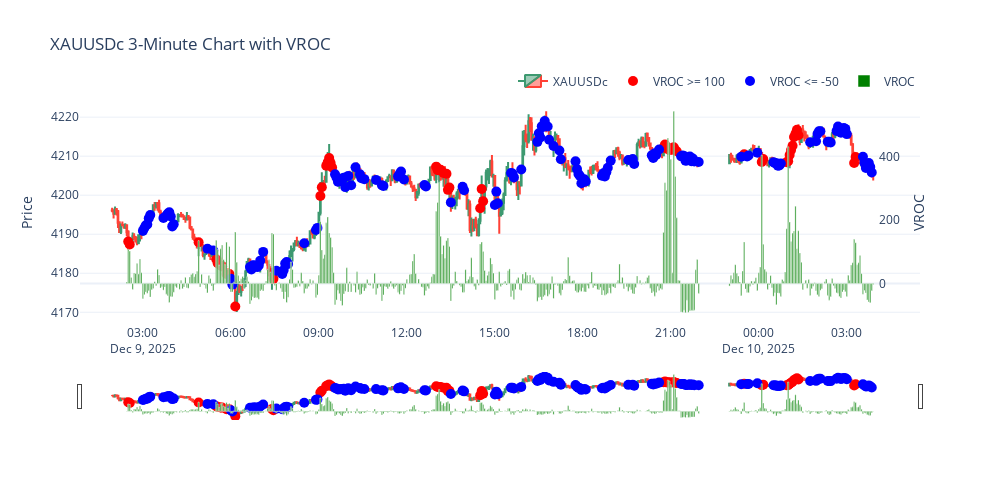

Notebook code for this chart:
### Code cell
import MetaTrader5 as mt5
import pandas as pd
import numpy as np
import plotly.graph_objects as go
from datetime import datetime, timedelta

# -------------------------
# 1. Initialize MT5
# -------------------------
if not mt5.initialize():
    print("MT5 initialization failed")
    mt5.shutdown()
    quit()

# -------------------------
# 2. Fetch 3-minute XAUUSDc data
# -------------------------
symbol = "XAUUSDc"
timeframe = mt5.TIMEFRAME_M3
bars = 500  # number of bars to fetch

utc_from = datetime.now() - timedelta(minutes=bars*3)
rates = mt5.copy_rates_from(symbol, timeframe, utc_from, bars)

# Shutdown MT5 connection
mt5.shutdown()

# -------------------------
# 3. Prepare DataFrame
# -------------------------
df = pd.DataFrame(rates)
df['time'] = pd.to_datetime(df['time'], unit='s')

# -------------------------
# 4. Calculate VROC
# -------------------------
vroc_period = 10
df['VROC'] = df['tick_volume'].pct_change(periods=vroc_period) * 100

# -------------------------
# 5. Identify high/low VROC bars
# -------------------------
df['VROC_positive'] = df['VROC'] >= 100  # positive spikes
df['VROC_negative'] = df['VROC'] <= -20  # negative spikes

# -------------------------
# 6. Plotly chart
# -------------------------
fig = go.Figure()

# Candlestick
fig.add_trace(go.Candlestick(
    x=df['time'],
    open=df['open'],
    high=df['high'],
    low=df['low'],
    close=df['close'],
    name='XAUUSDc'
))

# Mark candlestick closes where VROC >= 100
fig.add_trace(go.Scatter(
    x=df.loc[df['VROC_positive'], 'time'],
    y=df.loc[df['VROC_positive'], 'close'],
    mode='markers',
    marker=dict(color='red', size=10, symbol='circle'),
    name='VROC >= 100'
))

# Mark candlestick closes where VROC <= -50
fig.add_trace(go.Scatter(
    x=df.loc[df['VROC_negative'], 'time'],
    y=df.loc[df['VROC_negative'], 'close'],
    mode='markers',
    marker=dict(color='blue', size=10, symbol='circle'),
    name='VROC <= -50'
))

# VROC in separate pane
fig.add_trace(go.Bar(
    x=df['time'],
    y=df['VROC'],
    name='VROC',
    marker_color='green',
    yaxis='y2'
))

# Layout
fig.update_layout(
    template='plotly_white',
    width=1000,
    height=500,
    title=f'XAUUSDc 3-Minute Chart with VROC',
    xaxis=dict(domain=[0, 1]),
    yaxis=dict(title='Price'),
    yaxis2=dict(title='VROC', overlaying='y', side='right', showgrid=False, position=0.95),
    legend=dict(orientation="h", yanchor="bottom", y=1.02, xanchor="right", x=1)
)

fig.show()

### Figure 1 — Plotly figure (JSON) as saved in the notebook; plotly's stock layout.template omitted (floating-point values rounded to 4 significant figures; data arrays with more than 128 entries replaced by an {"elided": "..."} marker saying what was removed)
{"data": [{"close": {"elided": "500 float values"}, "high": {"elided": "500 float values"}, "low": {"elided": "500 float values"}, "name": "XAUUSDc", "open": {"elided": "500 float values"}, "type": "candlestick", "x": {"elided": "500 str values"}}, {"marker": {"color": "red", "size": 10, "symbol": "circle"}, "mode": "markers", "name": "VROC >= 100", "type": "scatter", "x": ["2025-12-09T02:30:00.000000000", "2025-12-09T02:33:00.000000000", "2025-12-09T04:54:00.000000000", "2025-12-09T05:30:00.000000000", "2025-12-09T05:33:00.000000000", "2025-12-09T05:39:00.000000000", "2025-12-09T05:42:00.000000000", "2025-12-09T05:51:00.000000000", "2025-12-09T05:57:00.000000000", "2025-12-09T06:09:00.000000000", "2025-12-09T07:24:00.000000000", "2025-12-09T07:27:00.000000000", "2025-12-09T09:03:00.000000000", "2025-12-09T09:06:00.000000000", "2025-12-09T09:15:00.000000000", "2025-12-09T09:18:00.000000000", "2025-12-09T09:21:00.000000000", "2025-12-09T09:24:00.000000000", "2025-12-09T09:27:00.000000000", "2025-12-09T13:00:00.000000000", "2025-12-09T13:03:00.000000000", "2025-12-09T13:06:00.000000000", "2025-12-09T13:09:00.000000000", "2025-12-09T13:15:00.000000000", "2025-12-09T13:21:00.000000000", "2025-12-09T13:24:00.000000000", "2025-12-09T13:27:00.000000000", "2025-12-09T14:30:00.000000000", "2025-12-09T14:33:00.000000000", "2025-12-09T14:36:00.000000000", "2025-12-09T20:45:00.000000000", "2025-12-09T20:48:00.000000000", "2025-12-09T20:51:00.000000000", "2025-12-09T20:54:00.000000000", "2025-12-09T20:57:00.000000000", "2025-12-09T21:00:00.000000000", "2025-12-09T21:06:00.000000000", "2025-12-09T21:09:00.000000000", "2025-12-09T21:12:00.000000000", "2025-12-09T23:30:00.000000000", "2025-12-10T00:06:00.000000000", "2025-12-10T00:09:00.000000000", "2025-12-10T00:57:00.000000000", "2025-12-10T01:00:00.000000000", "2025-12-10T01:03:00.000000000", "2025-12-10T01:06:00.000000000", "2025-12-10T01:09:00.000000000", "2025-12-10T01:12:00.000000000", "2025-12-10T01:15:00.000000000", "2025-12-10T01:18:00.000000000", "2025-12-10T01:21:00.000000000", "2025-12-10T03:15:00.000000000", "2025-12-10T03:18:00.000000000"], "y": [4188.0, 4187.0, 4188.0, 4184.0, 4183.0, 4182.0, 4182.0, 4180.0, 4180.0, 4171.0, 4180.0, 4179.0, 4200.0, 4202.0, 4208.0, 4208.0, 4210.0, 4208.0, 4207.0, 4207.0, 4206.0, 4207.0, 4207.0, 4206.0, 4205.0, 4201.0, 4202.0, 4197.0, 4202.0, 4198.0, 4212.0, 4213.0, 4212.0, 4212.0, 4212.0, 4212.0, 4212.0, 4212.0, 4211.0, 4210.0, 4209.0, 4209.0, 4208.0, 4209.0, 4210.0, 4212.0, 4213.0, 4215.0, 4216.0, 4217.0, 4215.0, 4208.0, 4210.0]}, {"marker": {"color": "blue", "size": 10, "symbol": "circle"}, "mode": "markers", "name": "VROC <= -50", "type": "scatter", "x": {"elided": "144 str values"}, "y": {"elided": "144 float values"}}, {"marker": {"color": "green"}, "name": "VROC", "type": "bar", "x": {"elided": "500 str values"}, "y": {"elided": "500 float values"}, "yaxis": "y2"}], "layout": {"height": 500, "legend": {"orientation": "h", "x": 1, "xanchor": "right", "y": 1.02, "yanchor": "bottom"}, "title": {"text": "XAUUSDc 3-Minute Chart with VROC"}, "width": 1000, "xaxis": {"domain": [0, 1]}, "yaxis": {"title": {"text": "Price"}}, "yaxis2": {"overlaying": "y", "position": 0.95, "showgrid": false, "side": "right", "title": {"text": "VROC"}}}}
